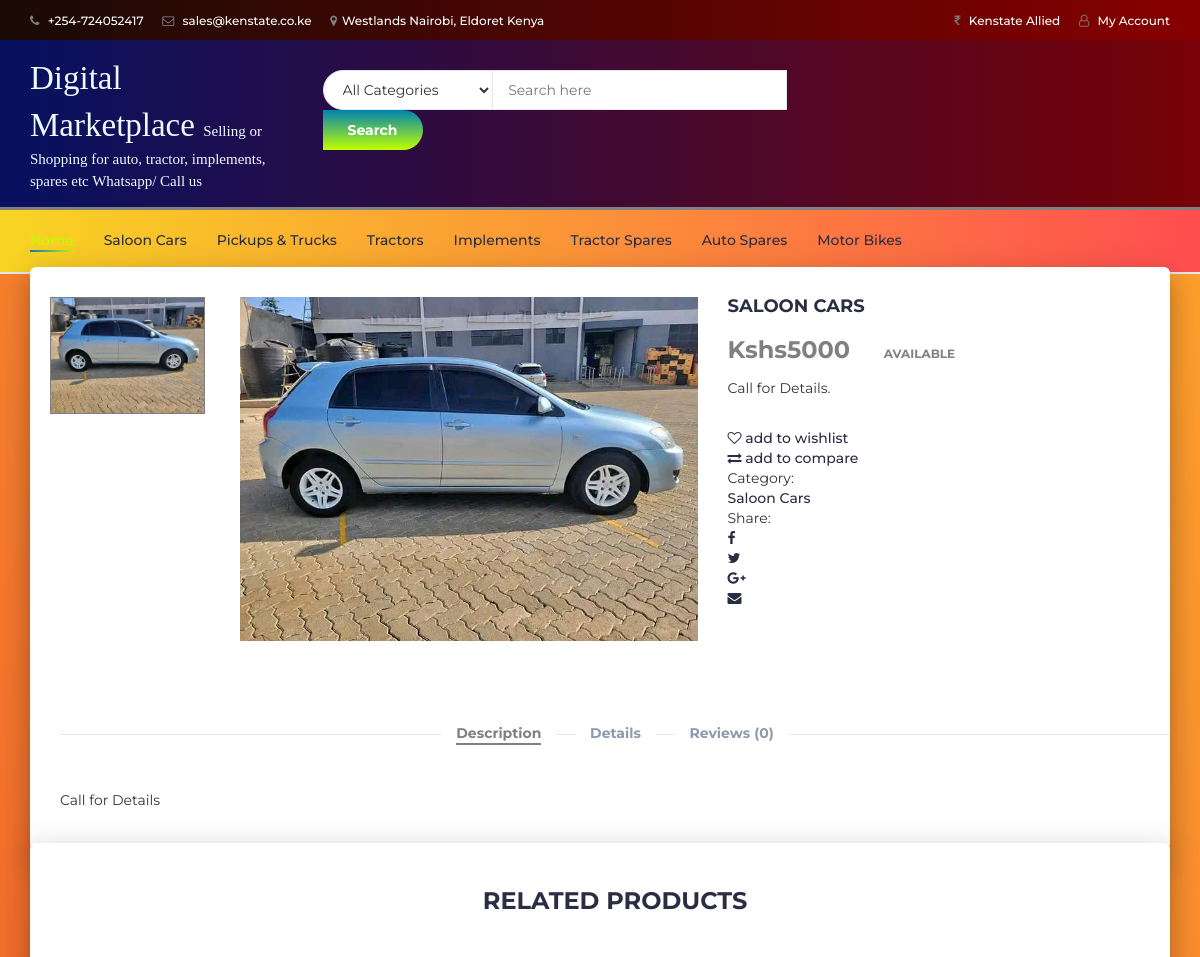
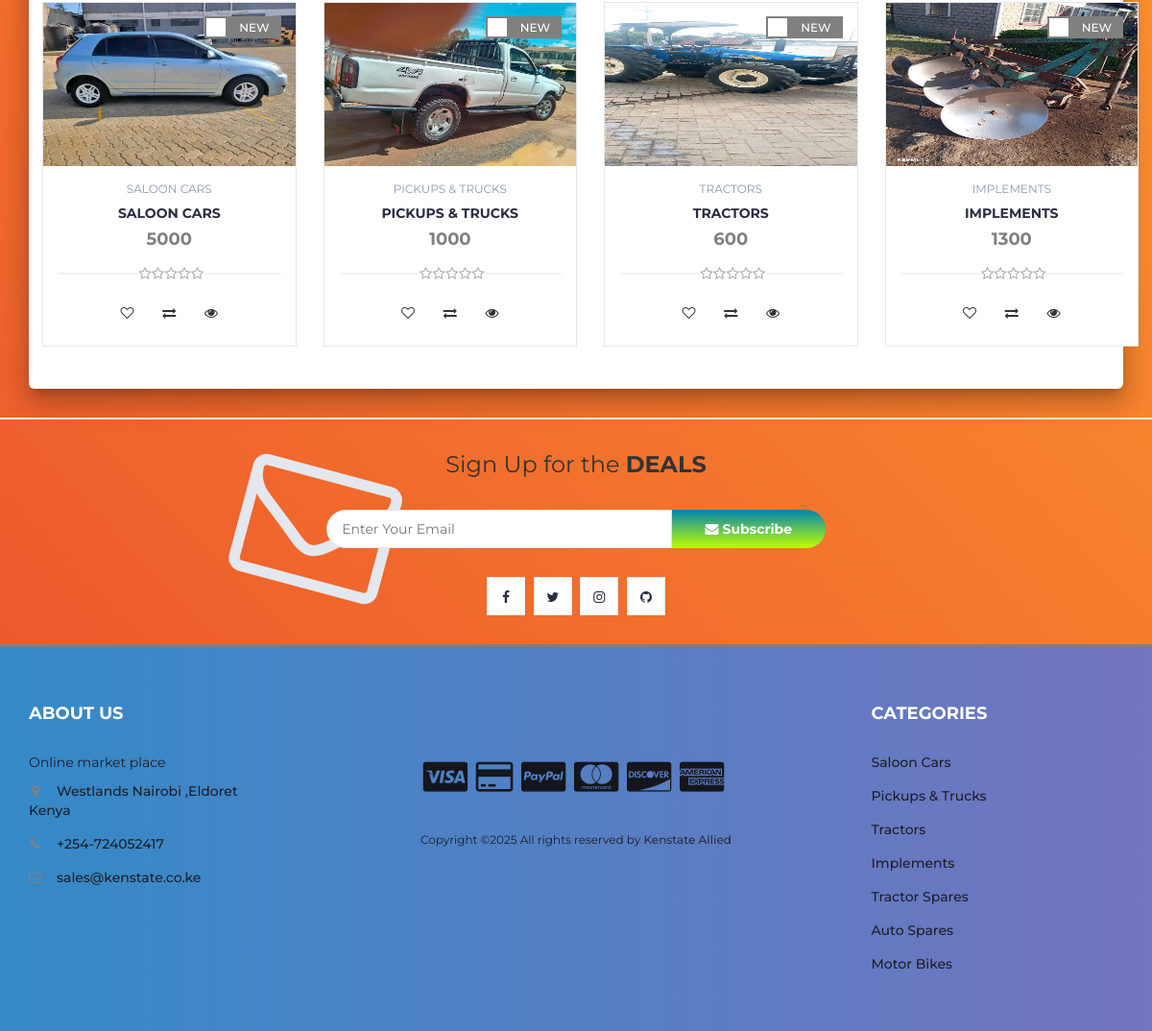
Page /product.php?p=1 on the committed database (2 pictures, top to bottom).
### tables this page shows
CREATE TABLE `products` (
  `product_id` int(100) NOT NULL,
  `product_cat` int(100) NOT NULL,
  `product_brand` int(100) NOT NULL,
  `product_title` varchar(255) NOT NULL,
  `product_price` int(100) NOT NULL,
  `product_desc` text NOT NULL,
  `product_image` text NOT NULL,
  `product_keywords` text NOT NULL
);

CREATE TABLE `categories` (
  `cat_id` int(100) NOT NULL,
  `cat_title` text NOT NULL
);

### product.php (the view, shortened to what this page needs)
<?php
include "header.php";
?>
		<div class="section main main-raised">
			<div class="container">
				<div class="row">
					<?php
								include 'db.php';
								$product_id = $_GET['p'];
								$sql = " SELECT * FROM products AS P,categories AS C WHERE P.product_cat = C.cat_id  AND P.product_id = '$product_id'";
								$result = mysqli_query($con, $sql);
								if (mysqli_num_rows($result) > 0)
								{
									while($row = mysqli_fetch_assoc($result))
									{
									echo '
                                <div class="col-md-5 col-md-push-2">
                                <div id="product-main-img">
                                    <div class="product-preview">
                                        <img src="product_images/'.$row['product_image'].'" alt="">
                                    </div>
                                </div>
                            </div>
                                <div class="col-md-2  col-md-pull-5">
                                <div id="product-imgs">
                                    <div class="product-preview">
                                        <img src="product_images/'.$row['product_image'].'" alt="">
                                    </div>
                                </div>
                            </div>
									';
									?>
									<?php
									echo '
							<div class="col-md-5">
								<div class="product-details">
									<h2 class="product-name">'.$row['product_title'].'</h2>
									<div id = "rating_reviews">
									</div>
									<div>
										<h3 class="product-price">Kshs'.$row['product_price'].'<del class="product-old-price"></del></h3>
										<span class="product-available">Available</span>
									</div>
									<p>Call for Details.</p>
										<div class="btn-group" style="margin-left: 25px; margin-top: 15px">
										</div>
									</div>
									<ul class="product-btns">
										<li><a href="#" pid="'.$row['product_id'].'"  id="wishlist" ><i class="fa fa-heart-o"></i> add to wishlist</a></li>
										<li><a href="#"><i class="fa fa-exchange"></i> add to compare</a></li>
									</ul>
									<ul class="product-links">
										<li>Category:</li>
										<li><a href="#">'.$row["cat_title"].'</a></li>
									</ul>
									<ul class="product-links">
										<li>Share:</li>
										<li><a href="#"><i class="fa fa-facebook"></i></a></li>
										<li><a href="#"><i class="fa fa-twitter"></i></a></li>
										<li><a href="#"><i class="fa fa-google-plus"></i></a></li>
										<li><a href="#"><i class="fa fa-envelope"></i></a></li>
									</ul>
								</div>
							</div>
							';
							}
						}
						?>
					<div class="col-md-12">
						<div id="product-tab">
							<ul class="tab-nav">
								<li class="active"><a data-toggle="tab" href="#tab1">Description</a></li>
								<li><a data-toggle="tab" href="#tab2">Details</a></li>
								<?php
												include 'db.php';
												$product_id = $_GET['p'];
												$product_query = "SELECT COUNT(*) AS count FROM reviews WHERE product_id='$product_id'";
												$run_query = mysqli_query($con,$product_query);
												$row = mysqli_fetch_array($run_query);
												$reviews_count=$row["count"];
												echo '<li><a data-toggle="tab" href="#tab3">Reviews ('.$reviews_count.')</a></li>';
								?>
							</ul>
							<div class="tab-content">
								<div id="tab1" class="tab-pane fade in active">
									<div class="row">
										<div class="col-md-12">
											<p>Call for Details</p>
										</div>
									</div>
								</div>
							</div>
						</div>
					</div>
				</div>
			</div>
		<div class="section main main-raised">
			<div class="container">
				<div class="row">
					<div class="col-md-12">
						<div class="section-title text-center">
							<h3 class="title">Related Products</h3>
						</div>
					</div>
								<?php
                    include 'db.php';
								$product_id = $_GET['p'];
					$product_query = "SELECT * FROM products,categories WHERE product_cat=cat_id AND product_id BETWEEN $product_id AND $product_id+3";
                $run_query = mysqli_query($con,$product_query);
                if(mysqli_num_rows($run_query) > 0){
                    while($row = mysqli_fetch_array($run_query)){
                        $pro_id    = $row['product_id'];
                        $pro_title = $row['product_title'];
                        $pro_price = $row['product_price'];
                        $pro_image = $row['product_image'];
                        $cat_name = $row["cat_title"];
                        echo "
                                <div class='col-md-3 col-xs-6'>
								<a href='product.php?p=$pro_id'><div class='product'>
									<div class='product-img'>
										<img src='product_images/$pro_image' style='max-height: 170px;' alt=''>
										<div class='product-label'>
											<span class='sale'></span>
											<span class='new'>NEW</span>
										</div>
									</div></a>
									<div class='product-body'>
										<p class='product-category'>$cat_name</p>
										<h3 class='product-name header-cart-item-name'><a href='product.php?p=$pro_id'>$pro_title</a></h3>
										<h4 class='product-price header-cart-item-info'>$pro_price<del class='product-old-price'></del></h4>
										<div class='product-rating'>";
										$rating_query = "SELECT ROUND(AVG(rating),1) AS avg_rating  FROM reviews WHERE product_id='$pro_id '";
										$run_review_query = mysqli_query($con,$rating_query);
										$review_row = mysqli_fetch_array($run_review_query);
										if($review_row > 0){
											$avg_count=$review_row["avg_rating"];
												$i=1;
												while($i <= 5-round($avg_count)){
													$i++;
													echo'
													<i class="fa fa-star-o empty"></i>';
												}
										}
										echo "</div>
										<div class='product-btns'>
											<button pid='$pro_id' id='wishlist' class='add-to-wishlist'><i class='fa fa-heart-o'></i><span class='tooltipp'>add to wishlist</span></button>
											<button class='add-to-compare'><i class='fa fa-exchange'></i><span class='tooltipp'>add to compare</span></button>
											<button class='quick-view'><i class='fa fa-eye'></i><span class='tooltipp'>quick view</span></button>
										</div>
									</div>
									<div class='add-to-cart'>
									</div>
								</div>
                                </div>
			";
		}
}
?>
<?php
include "newslettter.php";
include "footer.php";
?>

### css/style.css (style rules this page uses)
body { font-family: 'Montserrat', sans-serif; font-weight: 400; background-image: linear-gradient(-134deg, #FFA62E 0%, #FB962E 20%, #F8852E 40%, #F3742D 60%, #EF612D 80%, #EA4D2C 100%); }
h1, h2, h3, h4, h5, h6 { color: #2B2D42; font-weight: 700; margin: 0 0 10px; }
a { color: #2B2D42; font-weight: 500; -webkit-transition: 0.2s color; transition: 0.2s color; }
ul, ol { margin: 0; padding: 0; list-style: none }
.section { padding-top: 30px; padding-bottom: 30px; }
.section-title { position: relative; margin-bottom: 30px; margin-top: 15px; }
.section-title .title { display: inline-block; text-transform: uppercase; margin: 0px; }
.product { position: relative; margin: 15px 0px; -webkit-box-shadow: 0px 0px 0px 0px #E4E7ED, 0px 0px 0px 1px #E4E7ED; box-shadow: 0px 0px 0px 0px #E4E7ED, 0px 0px 0px 1px #E4E7ED; -webkit-transition: 0.2s all; transition: 0.2s all; }
.product .product-img { position: relative; }
.product .product-img>img { width: 100%; }
.product .product-img .product-label { position: absolute; top: 15px; right: 15px; }
.product .product-img .product-label>span { border: 2px solid; padding: 2px 10px; font-size: 12px; }
.product .product-img .product-label>span.sale { background-color: #FFF; border-color: #808080; color: #808080; }
.product .product-img .product-label>span.new { background-color: #808080; border-color: #808080; color: #FFF; }
.product .product-body { position: relative; padding: 15px; background-color: #FFF; text-align: center; z-index: 20; }
.product .product-body .product-category { text-transform: uppercase; font-size: 12px; color: #8D99AE; }
.product .product-body .product-name { text-transform: uppercase; font-size: 14px; }
.product .product-body .product-name>a { font-weight: 700; }
.product .product-body .product-price { color: #808080; font-size: 18px; }
.product .product-body .product-rating { position: relative; margin: 15px 0px 10px; height: 20px; }
.product .product-body .product-rating>i { position: relative; width: 14px; margin-right: -4px; background: #FFF; color: #a7a7a7; z-index: 10; }
.product .product-body .product-rating:after { content: ""; position: absolute; top: 50%; left: 0; right: 0; -webkit-transform: translateY(-50%); -ms-transform: translateY(-50%); transform: translateY(-50%); height: 1px; background-color: #E4E7ED; }
.product .product-body .product-btns>button { position: relative; width: 40px; height: 40px; line-height: 40px; background: transparent; border: none; -webkit-transition: 0.2s all; transition: 0.2s all; }
#product-imgs .product-preview { margin: 0px 5px; border: 1px solid #E4E7ED; }
#product-imgs .product-preview.slick-current { border-color: #808080; }
.product-preview img { width: 100%; }
.product-details .product-name { text-transform: uppercase; font-size: 18px; }
.product-details .product-price { display: inline-block; font-size: 24px; margin-top: 10px; margin-bottom: 15px; color: #808080; }
.product-details .product-available { font-size: 12px; text-transform: uppercase; font-weight: 700; margin-left: 30px; color: #808080; }
#product-tab { margin-top: 60px; }
#product-tab .tab-nav { position: relative; text-align: center; padding: 15px 0px; margin-bottom: 30px; }
#product-tab .tab-nav:after { content: ""; position: absolute; left: 0; right: 0; top: 50%; height: 1px; background-color: #E4E7ED; z-index: -1; }
#product-tab .tab-nav li { display: inline-block; background: #FFF; padding: 0px 15px; }
#product-tab .tab-nav li+li { margin-left: 15px; }
#product-tab .tab-nav li a { display: block; font-weight: 700; color: #8D99AE; }
#product-tab .tab-nav li.active a { color: #808080; }
#product-tab .tab-nav li a:after { content: ""; display: block; width: 0%; height: 2px; background-color: #808080; -webkit-transition: 0.2s all; transition: 0.2s all; }
#product-tab .tab-nav li a:hover:after, #product-tab .tab-nav li a:focus:after, #product-tab .tab-nav li.active a:after { width: 100%; }
.main-raised { margin: -7px 30px 0px; border-radius: 6px; box-shadow: 0 16px 24px 2px rgba(0, 0, 0, 0.14), 0 6px 30px 5px rgba(0, 0, 0, 0.12), 0 8px 10px -5px rgba(0, 0, 0, 0.2); }
.main { background: #fff; position: relative; z-index: 3; }

### rows in the picture
products: product_image (picture), product_title "SALOON CARS", product_price "5000", categories.cat_title "Saloon Cars", categories.cat_title "SALOON CARS"
products: product_image (picture), categories.cat_title "PICKUPS & TRUCKS", product_title "PICKUPS & TRUCKS", product_price "1000"
products: product_image (picture), categories.cat_title "TRACTORS", product_title "TRACTORS", product_price "600"
products: product_image (picture), categories.cat_title "IMPLEMENTS", product_title "IMPLEMENTS", product_price "1300"

### other values in the picture
$reviews_count "0"
